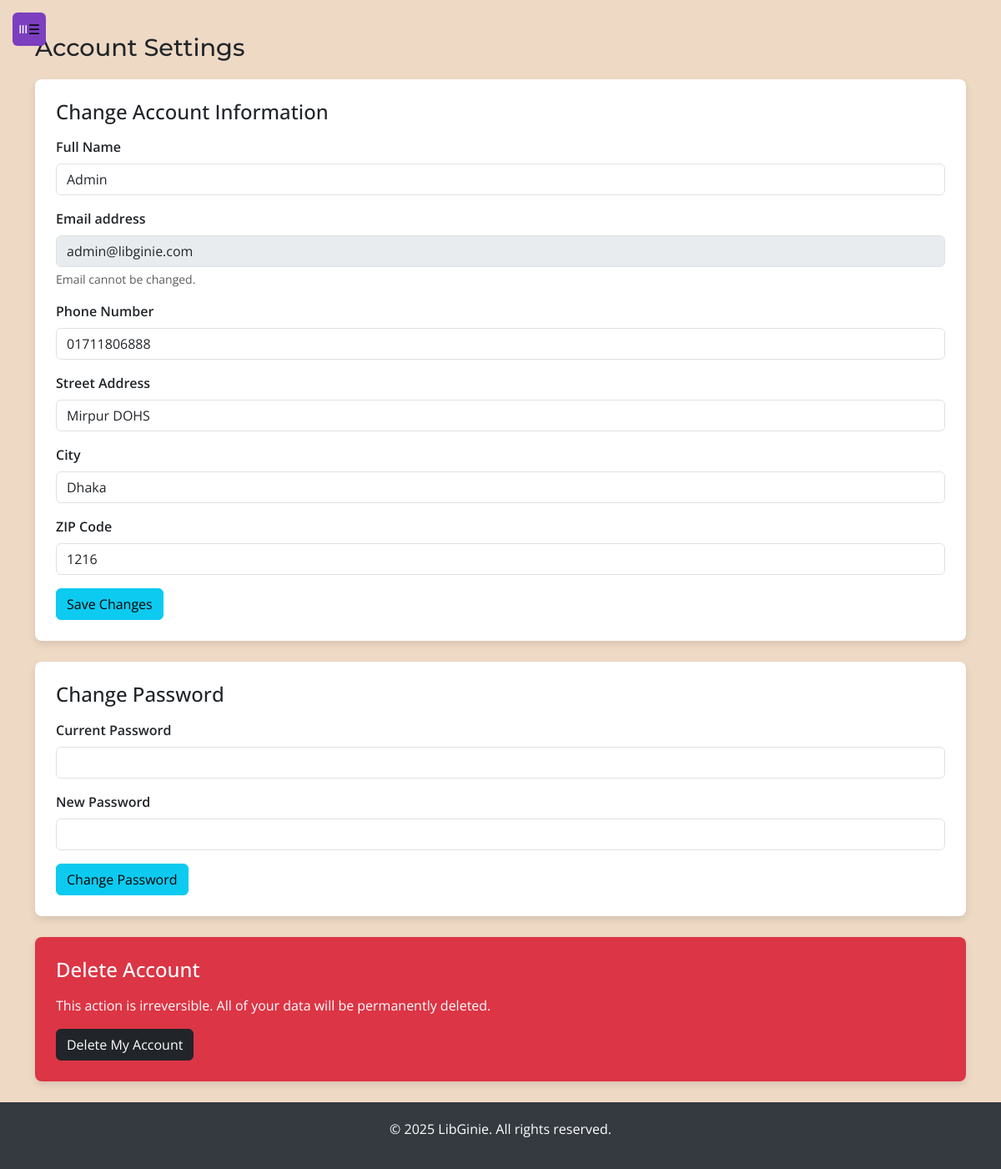
The app's page /pages/settings.php (signed in) with its own data.
### tables this page shows
CREATE TABLE IF NOT EXISTS Members (
    UserID INT PRIMARY KEY AUTO_INCREMENT,
    Name VARCHAR(100) NOT NULL,
    Email VARCHAR(100) UNIQUE NOT NULL,
    MembershipType VARCHAR(20) NOT NULL,
    PhoneNumber VARCHAR(20),
    Address_Street VARCHAR(150),
    Address_City VARCHAR(100),
    Address_ZIP VARCHAR(10)
);

### pages/settings.php (the view, shortened to what this page needs)
<?php
require_once '../backend/crud/db_config.php';
$user_id = $_SESSION['UserID'];
$user_info = null;
$sql_user = "SELECT * FROM Members WHERE UserID = ?";
$stmt_user = $con->prepare($sql_user);
$stmt_user->bind_param("i", $user_id);
$stmt_user->execute();
$result_user = $stmt_user->get_result();
if ($result_user->num_rows > 0) {
    $user_info = $result_user->fetch_assoc();
}
?>
<!DOCTYPE html>
<html lang="en">
<head>
    <link href="https://cdn.jsdelivr.net/npm/bootstrap@5.3.0/dist/css/bootstrap.min.css" rel="stylesheet" />
</head>
<body>
    <button class="sidebar-toggle-btn" onclick="toggleSidebar()">☰</button>
    <div class="content-wrapper">
        <main class="container mt-4">
            <h3 class="section-title">Account Settings</h3>
            <div class="settings-card">
                <h4 class="mb-3">Change Account Information</h4>
                <form action="settings.php" method="POST">
                    <div class="mb-3">
                        <label for="name" class="form-label">Full Name</label>
                        <input type="text" class="form-control" id="name" name="name" value="<?php echo htmlspecialchars($user_info['Name'] ?? ''); ?>" required>
                    </div>
                    <div class="mb-3">
                        <label for="email" class="form-label">Email address</label>
                        <input type="email" class="form-control" id="email" name="email" value="<?php echo htmlspecialchars($user_info['Email'] ?? ''); ?>" disabled>
                        <div class="form-text">Email cannot be changed.</div>
                    </div>
                    <div class="mb-3">
                        <label for="phone" class="form-label">Phone Number</label>
                        <input type="text" class="form-control" id="phone" name="phone" value="<?php echo htmlspecialchars($user_info['PhoneNumber'] ?? ''); ?>">
                    </div>
                    <div class="mb-3">
                        <label for="street" class="form-label">Street Address</label>
                        <input type="text" class="form-control" id="street" name="street" value="<?php echo htmlspecialchars($user_info['Address_Street'] ?? ''); ?>">
                    </div>
                    <div class="mb-3">
                        <label for="city" class="form-label">City</label>
                        <input type="text" class="form-control" id="city" name="city" value="<?php echo htmlspecialchars($user_info['Address_City'] ?? ''); ?>">
                    </div>
                    <div class="mb-3">
                        <label for="zip" class="form-label">ZIP Code</label>
                        <input type="text" class="form-control" id="zip" name="zip" value="<?php echo htmlspecialchars($user_info['Address_ZIP'] ?? ''); ?>">
                    </div>
                    <button type="submit" class="btn btn-info">Save Changes</button>
                </form>
            </div>
            <div class="settings-card">
                <h4 class="mb-3">Change Password</h4>
                <form action="settings.php" method="POST">
                    <div class="mb-3">
                        <label for="current_password" class="form-label">Current Password</label>
                        <input type="password" class="form-control" id="current_password" name="current_password" required>
                    </div>
                    <div class="mb-3">
                        <label for="new_password" class="form-label">New Password</label>
                        <input type="password" class="form-control" id="new_password" name="new_password" required>
                    </div>
                    <button type="submit" class="btn btn-info">Change Password</button>
                </form>
            </div>
            <div class="settings-card bg-danger text-white">
                <h4 class="mb-3">Delete Account</h4>
                <p>This action is irreversible. All of your data will be permanently deleted.</p>
                <form action="settings.php" method="POST" onsubmit="return confirm('Are you sure you want to delete your account? This cannot be undone.');">
                    <button type="submit" class="btn btn-dark">Delete My Account</button>
                </form>
            </div>
        </main>
        <footer>
            <p>&copy; 2025 LibGinie. All rights reserved.</p>
        </footer>
    </div>
</body>
</html>

### pages/settings.php (style rules this page uses)
body { background-color: #eed9c4; margin: 0; font-family: 'Open Sans', sans-serif; transition: background-color 0.3s, color 0.3s; }
:root { --sidebar-width: 400px; }
.sidebar-toggle-btn { position: fixed; top: 15px; left: 15px; z-index: 1100; width: 40px; height: 40px; background-color: #7b3fbf; border: none; border-radius: 6px; cursor: pointer; display: flex; align-items: center; justify-content: center; }
.sidebar-toggle-btn::before { content: "≡"; color: white; font-size: 20px; transform: rotate(90deg); }
.content-wrapper { margin-left: var(--sidebar-width); transition: margin-left 0.3s; }
.sidebar.closed ~ .content-wrapper { margin-left: 0; }
.section-title { font-family: 'Montserrat', sans-serif; font-size: 1.8rem; margin: 40px 0 20px; }
footer { background: #343a40; color: white; padding: 20px; text-align: center; }
.settings-card { background: #fff; padding: 25px; border-radius: 8px; box-shadow: 0 4px 8px rgba(0,0,0,0.1); margin-bottom: 25px; }
.form-label { font-weight: 600; }

### records on screen
members: name "Admin", email "admin@libginie.com", phone "01711806888", street "Mirpur DOHS", city "Dhaka", zip "1216"
